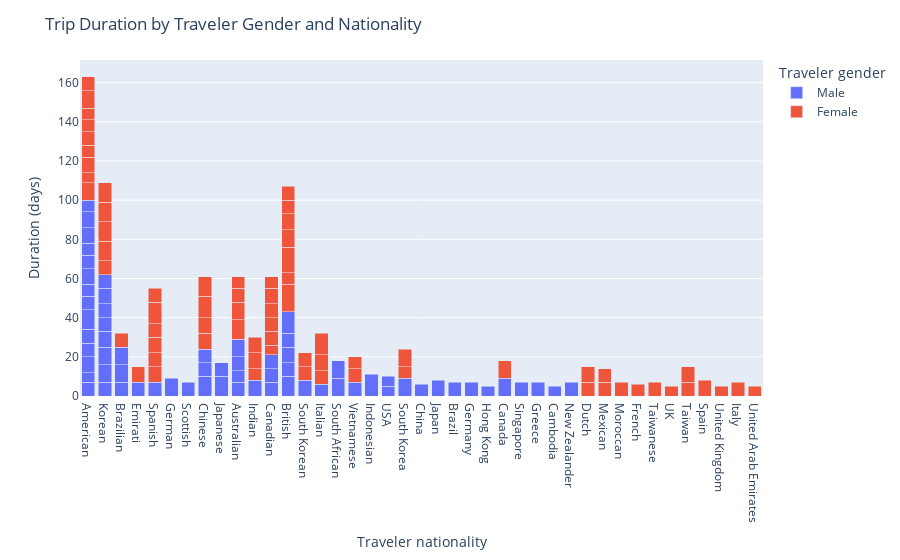

The cell this chart's notebook holds for it:
### Code cell
fig = px.bar(df, x='Traveler nationality', y='Duration (days)', color='Traveler gender', barmode='stack')

fig.update_layout(title='Trip Duration by Traveler Gender and Nationality')

fig.show()

### Figure 1 — Plotly figure (JSON) as saved in the notebook; plotly's stock layout.template omitted (floating-point values rounded to 4 significant figures)
{"data": [{"alignmentgroup": "True", "hovertemplate": "Traveler gender=Male<br>Traveler nationality=%{x}<br>Duration (days)=%{y}<extra></extra>", "legendgroup": "Male", "marker": {"color": "#636efa", "pattern": {"shape": ""}}, "name": "Male", "offsetgroup": "Male", "orientation": "v", "showlegend": true, "textposition": "auto", "type": "bar", "x": ["American", "Korean", "American", "Brazilian", "Emirati", "Spanish", "German", "Scottish", "Chinese", "Japanese", "Australian", "Indian", "Korean", "Canadian", "Korean", "American", "British", "Korean", "Canadian", "American", "British", "American", "Korean", "American", "Brazilian", "British", "South Korean", "Chinese", "Japanese", "Australian", "American", "American", "Italian", "American", "British", "South African", "Australian", "American", "American", "Australian", "British", "Vietnamese", "Indonesian", "USA", "South Korea", "China", "Japan", "Brazil", "Germany", "USA", "Hong Kong", "Canada", "Singapore", "Greece", "Cambodia", "Canadian", "Korean", "American", "Korean", "American", "American", "South African", "Korean", "Brazilian", "Chinese", "New Zealander"], "xaxis": "x", "y": [7, 7, 5, 7, 7, 7, 9, 7, 10, 10, 7, 8, 9, 7, 9, 8, 10, 8, 7, 7, 7, 7, 7, 10, 9, 8, 8, 7, 7, 6, 7, 6, 6, 8, 7, 9, 7, 7, 6, 9, 11, 7, 11, 5, 9, 6, 8, 7, 7, 5, 5, 9, 7, 7, 5, 7, 7, 8, 8, 8, 6, 9, 7, 9, 7, 7], "yaxis": "y"}, {"alignmentgroup": "True", "hovertemplate": "Traveler gender=Female<br>Traveler nationality=%{x}<br>Duration (days)=%{y}<extra></extra>", "legendgroup": "Female", "marker": {"color": "#EF553B", "pattern": {"shape": ""}}, "name": "Female", "offsetgroup": "Female", "orientation": "v", "showlegend": true, "textposition": "auto", "type": "bar", "x": ["Canadian", "British", "Vietnamese", "Australian", "Dutch", "Mexican", "Chinese", "Moroccan", "American", "British", "American", "Italian", "Vietnamese", "Spanish", "American", "British", "Australian", "Canadian", "American", "Australian", "American", "Chinese", "Brazilian", "Spanish", "Indian", "Dutch", "Canadian", "South Korean", "Canadian", "Indian", "Spanish", "Italian", "American", "British", "Spanish", "French", "Indian", "British", "South Korean", "Mexican", "Taiwanese", "Korean", "British", "Korean", "Spanish", "American", "Emirati", "Italian", "Korean", "Canada", "UK", "Taiwan", "Spain", "South Korea", "South Korea", "Taiwan", "United Kingdom", "Italy", "United Arab Emirates", "American", "Chinese", "Korean", "Korean", "Chinese", "Canadian", "British", "Australian", "American", "Canadian", "Spanish"], "xaxis": "x", "y": [5, 14, 7, 10, 7, 7, 8, 7, 9, 6, 5, 7, 6, 8, 8, 13, 9, 7, 6, 7, 7, 8, 7, 7, 6, 8, 7, 7, 7, 8, 8, 8, 6, 9, 7, 6, 8, 8, 7, 7, 7, 7, 7, 10, 11, 6, 8, 11, 10, 9, 5, 7, 8, 6, 9, 8, 5, 7, 5, 9, 11, 10, 10, 10, 8, 7, 6, 7, 6, 7], "yaxis": "y"}], "layout": {"barmode": "stack", "legend": {"title": {"text": "Traveler gender"}, "tracegroupgap": 0}, "margin": {"t": 60}, "title": {"text": "Trip Duration by Traveler Gender and Nationality"}, "xaxis": {"anchor": "y", "domain": [0, 1], "title": {"text": "Traveler nationality"}}, "yaxis": {"anchor": "x", "domain": [0, 1], "title": {"text": "Duration (days)"}}}}
